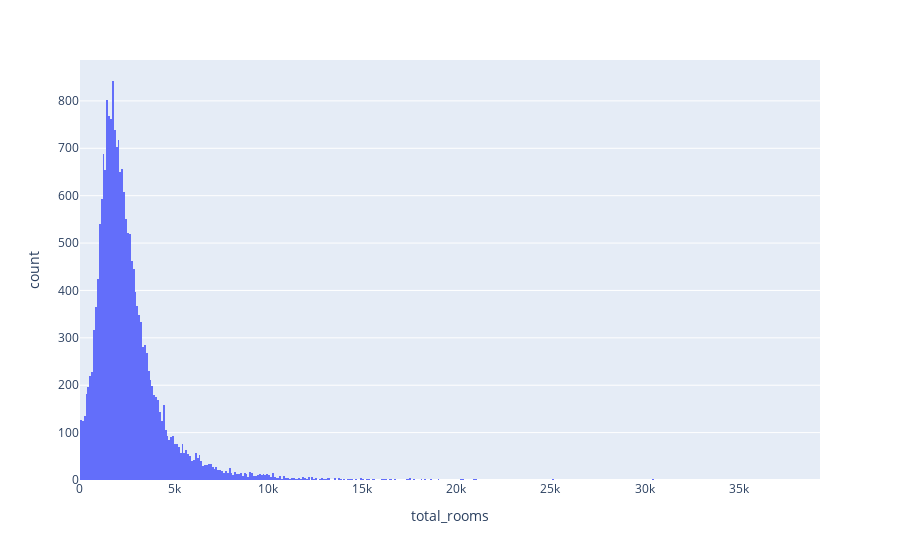
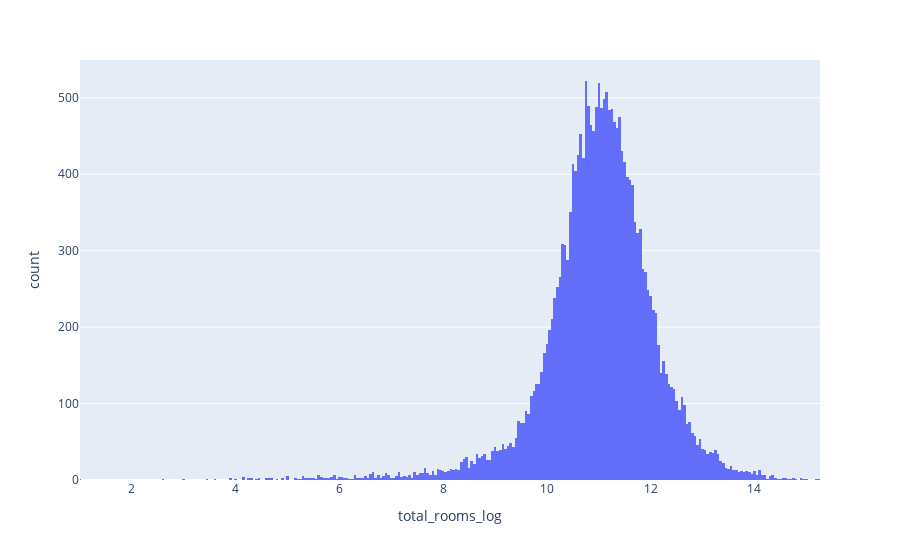

Write notebook code for charts like these, in order.
### Code cell
#print(df['total_rooms'])
#result_df = df[df['total_rooms'] > 1] 
#print(result_df)

#df['total_rooms_log'] = df[df['total_rooms']>1] = 1
df['total_rooms_log'] = np.log2(df['total_rooms'])
print(df['total_rooms_log'])

import plotly.express as px
plot1 = px.histogram(data_frame=df, x=df['total_rooms'], range_x=[np.min(df['total_rooms']), np.max(df['total_rooms'])])
plot1.show()

plot2 = px.histogram(data_frame=df, x=df['total_rooms_log'], range_x=[np.min(df['total_rooms_log']), np.max(df['total_rooms_log'])])
plot2.show()

### Figure 1 — Plotly figure (JSON) as saved in the notebook; plotly's stock layout.template omitted (floating-point values rounded to 4 significant figures; data arrays with more than 128 entries replaced by an {"elided": "..."} marker saying what was removed)
{"data": [{"alignmentgroup": "True", "bingroup": "x", "hovertemplate": "total_rooms=%{x}<br>count=%{y}<extra></extra>", "legendgroup": "", "marker": {"color": "#636efa", "pattern": {"shape": ""}}, "name": "", "offsetgroup": "", "orientation": "v", "showlegend": false, "type": "histogram", "x": {"elided": "20640 int values"}, "xaxis": "x", "yaxis": "y"}], "layout": {"autosize": true, "barmode": "relative", "legend": {"tracegroupgap": 0}, "margin": {"t": 60}, "xaxis": {"anchor": "y", "domain": [0, 1], "range": [2, 39320], "title": {"text": "total_rooms"}, "type": "linear"}, "yaxis": {"anchor": "x", "autorange": true, "domain": [0, 1], "range": [0, 886.3], "title": {"text": "count"}}}}

### Figure 2 — Plotly figure (JSON) as saved in the notebook; plotly's stock layout.template omitted (floating-point values rounded to 4 significant figures; data arrays with more than 128 entries replaced by an {"elided": "..."} marker saying what was removed)
{"data": [{"alignmentgroup": "True", "bingroup": "x", "hovertemplate": "total_rooms_log=%{x}<br>count=%{y}<extra></extra>", "legendgroup": "", "marker": {"color": "#636efa", "pattern": {"shape": ""}}, "name": "", "offsetgroup": "", "orientation": "v", "showlegend": false, "type": "histogram", "x": {"elided": "20640 float values"}, "xaxis": "x", "yaxis": "y"}], "layout": {"autosize": true, "barmode": "relative", "legend": {"tracegroupgap": 0}, "margin": {"t": 60}, "xaxis": {"anchor": "y", "domain": [0, 1], "range": [1, 15.26], "title": {"text": "total_rooms_log"}, "type": "linear"}, "yaxis": {"anchor": "x", "autorange": true, "domain": [0, 1], "range": [0, 549.5], "title": {"text": "count"}}}}
